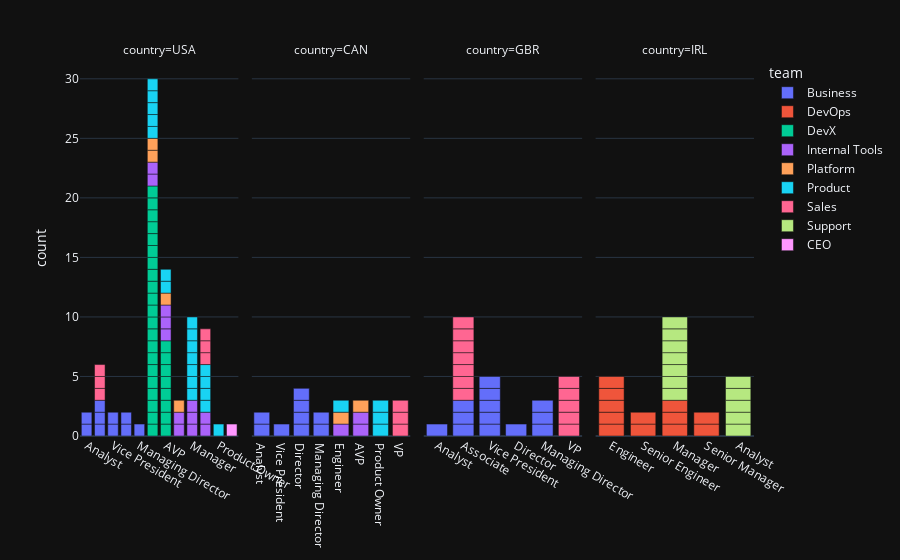

Notebook code for this chart:
### Code cell
import plotly.express as px

fig = px.bar(
    expanded_df,
    x="title",
    color="team",
    hover_name="name",
    hover_data=["team", "tz", "city","manager","languages"],
    facet_col="country",
    template="plotly_dark",
)
fig.update_xaxes(matches=None, title_text=None)

### Figure 1 — Plotly figure (JSON) as saved in the notebook; plotly's stock layout.template omitted (floating-point values rounded to 4 significant figures)
{"data": [{"alignmentgroup": "True", "customdata": [["Business", "EST", "New York", "Gwendolyn Hays", []], ["Business", "EST", "New York", "Dr. Nathaniel Kim MD", ["Python", "JavaScript"]], ["Business", "EST", "New York", "William Ponce", ["Scala", "Java"]], ["Business", "EST", "New York", "Dr. Nathaniel Kim MD", ["Python", "JavaScript", "Go"]], ["Business", "EST", "New York", "Dr. Nathaniel Kim MD", ["Java"]], ["Business", "EST", "New York", "Emma Jennings", ["Python", "Java"]], ["Business", "EST", "New York", "Gary Chambers", ["Java"]], ["Business", "EST", "New York", "Dr. Nathaniel Kim MD", []], ["Business", "EST", "New York", "Dr. Nathaniel Kim MD", ["Typescript"]], ["Business", "EST", "New York", "Aaron Alexander", ["Java"]]], "hovertemplate": "<b>%{hovertext}</b><br><br>team=%{customdata[0]}<br>country=USA<br>title=%{x}<br>count=%{y}<br>tz=%{customdata[1]}<br>city=%{customdata[2]}<br>manager=%{customdata[3]}<br>languages=%{customdata[4]}<extra></extra>", "hovertext": ["Kimberly Sanchez", "Gabriel Payne", "Melissa Matthews", "Johnny Villegas", "Robin Dean", "Jason Chavez", "Brittney Klein", "Maria Shelton", "Richard Bennett", "Emma Jennings"], "legendgroup": "Business", "marker": {"color": "#636efa", "pattern": {"shape": ""}}, "name": "Business", "offsetgroup": "Business", "orientation": "v", "showlegend": true, "textposition": "auto", "type": "bar", "x": ["Analyst", "Analyst", "Associate", "Associate", "Associate", "Vice President", "Vice President", "Director", "Director", "Managing Director"], "xaxis": "x", "y": [1, 1, 1, 1, 1, 1, 1, 1, 1, 1], "yaxis": "y"}, {"alignmentgroup": "True", "customdata": [["Business", "EST", "Toronto", "Dr. Nathaniel Kim MD", ["JavaScript", "Java"]], ["Business", "EST", "Toronto", "Gary Chambers", ["Java"]], ["Business", "EST", "Toronto", "Dr. Nathaniel Kim MD", ["Scala", "JavaScript", "Go", "Java"]], ["Business", "EST", "Toronto", "Dr. Nathaniel Kim MD", ["Python", "JavaScript"]], ["Business", "EST", "Toronto", "Dr. Nathaniel Kim MD", ["Python", "Scala", "JavaScript", "Typescript", "Java"]], ["Business", "EST", "Toronto", "Gary Chambers", ["Python", "JavaScript", "Typescript"]], ["Business", "EST", "Toronto", "Gary Chambers", ["Python", "JavaScript", "Typescript"]], ["Business", "EST", "Toronto", "Emma Jennings", []], ["Business", "EST", "Toronto", "Emma Jennings", []]], "hovertemplate": "<b>%{hovertext}</b><br><br>team=%{customdata[0]}<br>country=CAN<br>title=%{x}<br>count=%{y}<br>tz=%{customdata[1]}<br>city=%{customdata[2]}<br>manager=%{customdata[3]}<br>languages=%{customdata[4]}<extra></extra>", "hovertext": ["Jacqueline Adkins", "Kim Rowland", "Maria Hardin", "Richard Wright", "Tyler Salazar", "Gabrielle Harrison", "Taylor Martinez", "Shelby Hess", "Gary Chambers"], "legendgroup": "Business", "marker": {"color": "#636efa", "pattern": {"shape": ""}}, "name": "Business", "offsetgroup": "Business", "orientation": "v", "showlegend": false, "textposition": "auto", "type": "bar", "x": ["Analyst", "Analyst", "Vice President", "Director", "Director", "Director", "Director", "Managing Director", "Managing Director"], "xaxis": "x2", "y": [1, 1, 1, 1, 1, 1, 1, 1, 1], "yaxis": "y2"}, {"alignmentgroup": "True", "customdata": [["Business", "UTC", "London", "Dr. Nathaniel Kim MD", ["JavaScript", "Java"]], ["Business", "UTC", "London", "Dr. Nathaniel Kim MD", ["Python", "Scala", "Typescript", "Java"]], ["Business", "UTC", "London", "Gary Chambers", ["Scala", "Java"]], ["Business", "UTC", "London", "Gary Chambers", ["Python", "Scala", "Typescript"]], ["Business", "UTC", "London", "Aaron Alexander", ["Python", "JavaScript", "Typescript"]], ["Business", "UTC", "London", "Dr. Nathaniel Kim MD", ["Go", "Java"]], ["Business", "UTC", "London", "Dr. Nathaniel Kim MD", ["Python"]], ["Business", "UTC", "London", "Gary Chambers", []], ["Business", "UTC", "London", "Gary Chambers", []], ["Business", "UTC", "London", "Shelby Hess", ["JavaScript", "Java"]], ["Business", "UTC", "London", "Emma Jennings", ["Python", "Typescript", "Java"]], ["Business", "UTC", "London", "Emma Jennings", ["JavaScript", "Java"]], ["Business", "UTC", "London", "Emma Jennings", []]], "hovertemplate": "<b>%{hovertext}</b><br><br>team=%{customdata[0]}<br>country=GBR<br>title=%{x}<br>count=%{y}<br>tz=%{customdata[1]}<br>city=%{customdata[2]}<br>manager=%{customdata[3]}<br>languages=%{customdata[4]}<extra></extra>", "hovertext": ["Ashley Meyer", "Terrence Martin", "Jasmine Reynolds", "Debra Snyder", "Gwendolyn Hays", "Michael Collins", "Amy Thomas", "Anita Allen", "Ryan Stewart", "Nicholas Chambers", "William Ponce", "Dr. Nathaniel Kim MD", "Catherine Lopez"], "legendgroup": "Business", "marker": {"color": "#636efa", "pattern": {"shape": ""}}, "name": "Business", "offsetgroup": "Business", "orientation": "v", "showlegend": false, "textposition": "auto", "type": "bar", "x": ["Analyst", "Associate", "Associate", "Associate", "Vice President", "Vice President", "Vice President", "Vice President", "Vice President", "Director", "Managing Director", "Managing Director", "Managing Director"], "xaxis": "x3", "y": [1, 1, 1, 1, 1, 1, 1, 1, 1, 1, 1, 1, 1], "yaxis": "y3"}, {"alignmentgroup": "True", "customdata": [["DevOps", "UTC", "Dublin", "Michael Gates", ["JavaScript", "Java"]], ["DevOps", "UTC", "Dublin", "Madison Higgins", ["Python", "JavaScript", "Java"]], ["DevOps", "UTC", "Dublin", "Madison Higgins", ["Python", "JavaScript", "Erlang"]], ["DevOps", "UTC", "Dublin", "Madison Higgins", ["Scala", "JavaScript"]], ["DevOps", "UTC", "Dublin", "James Anderson", []], ["DevOps", "UTC", "Dublin", "Aaron Alexander", ["Scala", "JavaScript", "Java"]], ["DevOps", "UTC", "Dublin", "Joanne Bridges", []], ["DevOps", "UTC", "Dublin", "Aaron Alexander", ["Go"]], ["DevOps", "UTC", "Dublin", "Madison Higgins", ["JavaScript", "Java"]], ["DevOps", "UTC", "Dublin", "James Anderson", ["Python", "JavaScript", "Java"]], ["DevOps", "UTC", "Dublin", "Aaron Alexander", ["Python", "Java"]], ["DevOps", "UTC", "Dublin", "Joanne Bridges", ["Python", "Typescript", "Java"]]], "hovertemplate": "<b>%{hovertext}</b><br><br>team=%{customdata[0]}<br>country=IRL<br>title=%{x}<br>count=%{y}<br>tz=%{customdata[1]}<br>city=%{customdata[2]}<br>manager=%{customdata[3]}<br>languages=%{customdata[4]}<extra></extra>", "hovertext": ["Brandon Harper", "Terry Lane", "Sarah Moore", "Matthew Bowman", "Heather Sanchez", "Michael Gates", "Barbara Guzman", "Madison Higgins", "Victoria Bowers", "Yolanda Brown", "Joanne Bridges", "James Anderson"], "legendgroup": "DevOps", "marker": {"color": "#EF553B", "pattern": {"shape": ""}}, "name": "DevOps", "offsetgroup": "DevOps", "orientation": "v", "showlegend": true, "textposition": "auto", "type": "bar", "x": ["Engineer", "Engineer", "Engineer", "Engineer", "Engineer", "Senior Engineer", "Senior Engineer", "Manager", "Manager", "Manager", "Senior Manager", "Senior Manager"], "xaxis": "x4", "y": [1, 1, 1, 1, 1, 1, 1, 1, 1, 1, 1, 1], "yaxis": "y4"}, {"alignmentgroup": "True", "customdata": [["DevX", "EST", "Fort Lauderdale", "Aaron Alexander", ["Python", "Go", "Typescript"]], ["DevX", "EST", "Fort Lauderdale", "Karen Day", ["Python"]], ["DevX", "EST", "Fort Lauderdale", "Karen Day", ["Python", "JavaScript", "Typescript", "Elixir"]], ["DevX", "EST", "Fort Lauderdale", "David Mack", []], ["DevX", "EST", "Fort Lauderdale", "David Mack", ["Python", "Scala", "Typescript", "Java"]], ["DevX", "EST", "Fort Lauderdale", "Rebecca Mccarthy", ["Scala", "Java"]], ["DevX", "EST", "Fort Lauderdale", "Rebecca Mccarthy", ["Python", "Scala", "JavaScript", "Typescript", "Java"]], ["DevX", "EST", "Fort Lauderdale", "Rebecca Mccarthy", ["Python"]], ["DevX", "EST", "Fort Lauderdale", "Rebecca Mccarthy", ["Python", "Scala"]], ["DevX", "EST", "Fort Lauderdale", "Crystal Walker", []], ["DevX", "EST", "Fort Lauderdale", "Crystal Walker", ["Typescript", "Java"]], ["DevX", "EST", "Fort Lauderdale", "Crystal Walker", ["Typescript", "Erlang"]], ["DevX", "EST", "Fort Lauderdale", "Alyssa Rodriguez", []], ["DevX", "EST", "Fort Lauderdale", "Alyssa Rodriguez", ["Python", "Scala", "Java"]], ["DevX", "EST", "Fort Lauderdale", "Alyssa Rodriguez", ["Scala", "Go", "Java"]], ["DevX", "EST", "Fort Lauderdale", "Annette Scott", ["Go", "JavaScript"]], ["DevX", "EST", "Fort Lauderdale", "Martin Drake", ["Python", "JavaScript", "Java"]], ["DevX", "EST", "Fort Lauderdale", "Martin Drake", ["JavaScript", "Typescript"]], ["DevX", "EST", "Fort Lauderdale", "Martin Drake", ["JavaScript"]], ["DevX", "EST", "Fort Lauderdale", "Martin Drake", ["JavaScript"]], ["DevX", "EST", "Fort Lauderdale", "Harold Schultz", ["Python", "Go", "Typescript", "Java"]], ["DevX", "EST", "Fort Lauderdale", "Aaron Alexander", ["Scala", "Typescript", "Java"]], ["DevX", "EST", "Fort Lauderdale", "Karen Day", ["JavaScript"]], ["DevX", "EST", "Fort Lauderdale", "Karen Day", []], ["DevX", "EST", "Fort Lauderdale", "Karen Day", ["Typescript"]], ["DevX", "EST", "Fort Lauderdale", "Karen Day", []], ["DevX", "EST", "Fort Lauderdale", "Karen Day", ["Typescript"]], ["DevX", "EST", "Fort Lauderdale", "Karen Day", ["Python", "Scala", "Typescript"]], ["DevX", "EST", "Fort Lauderdale", "Karen Day", ["Typescript"]]], "hovertemplate": "<b>%{hovertext}</b><br><br>team=%{customdata[0]}<br>country=USA<br>title=%{x}<br>count=%{y}<br>tz=%{customdata[1]}<br>city=%{customdata[2]}<br>manager=%{customdata[3]}<br>languages=%{customdata[4]}<extra></extra>", "hovertext": ["Keith Maldonado", "Sara Mccoy", "Christopher Henderson", "Charlene Preston", "Emily Gonzales", "Nicole Jenkins", "Amanda Roberts", "Samantha Flores", "Mrs. Sandra Martin", "James Sanchez", "Cynthia Morrison", "Tiffany Perkins", "Kelly Santos", "Daniel Brown", "Tiffany Austin", "Tiffany Cohen", "Sarah Leblanc", "Stephen Mclaughlin", "Christian Rowe", "Randy Powell", "Sharon Rhodes", "Karen Day", "David Mack", "Rebecca Mccarthy", "Crystal Walker", "Alyssa Rodriguez", "Annette Scott", "Martin Drake", "Harold Schultz"], "legendgroup": "DevX", "marker": {"color": "#00cc96", "pattern": {"shape": ""}}, "name": "DevX", "offsetgroup": "DevX", "orientation": "v", "showlegend": true, "textposition": "auto", "type": "bar", "x": ["Engineer", "Engineer", "Engineer", "Engineer", "Engineer", "Engineer", "Engineer", "Engineer", "Engineer", "Engineer", "Engineer", "Engineer", "Engineer", "Engineer", "Engineer", "Engineer", "Engineer", "Engineer", "Engineer", "Engineer", "Engineer", "AVP", "AVP", "AVP", "AVP", "AVP", "AVP", "AVP", "AVP"], "xaxis": "x", "y": [1, 1, 1, 1, 1, 1, 1, 1, 1, 1, 1, 1, 1, 1, 1, 1, 1, 1, 1, 1, 1, 1, 1, 1, 1, 1, 1, 1, 1], "yaxis": "y"}, {"alignmentgroup": "True", "customdata": [["Internal Tools", "PST", "Seattle", "Marissa Brown", ["Go", "Python", "JavaScript", "Typescript", "Java"]], ["Internal Tools", "PST", "Seattle", "Victoria Thomas", []], ["Internal Tools", "PST", "Seattle", "Victoria Thomas", ["Typescript"]], ["Internal Tools", "PST", "Seattle", "Victoria Thomas", ["Scala", "Go"]], ["Internal Tools", "PST", "Seattle", "Marissa Brown", ["Python"]], ["Internal Tools", "PST", "Seattle", "Marissa Brown", []], ["Internal Tools", "PST", "Seattle", "Victoria Thomas", ["Java"]], ["Internal Tools", "PST", "Seattle", "Aaron Alexander", ["JavaScript", "Java"]], ["Internal Tools", "PST", "Seattle", "Victoria Thomas", []], ["Internal Tools", "PST", "Seattle", "Victoria Thomas", ["JavaScript", "Typescript", "Java"]], ["Internal Tools", "PST", "Seattle", "Aaron Alexander", ["JavaScript"]], ["Internal Tools", "PST", "Seattle", "Marissa Brown", []]], "hovertemplate": "<b>%{hovertext}</b><br><br>team=%{customdata[0]}<br>country=USA<br>title=%{x}<br>count=%{y}<br>tz=%{customdata[1]}<br>city=%{customdata[2]}<br>manager=%{customdata[3]}<br>languages=%{customdata[4]}<extra></extra>", "hovertext": ["Emily Glass", "Jeremy Garrett", "Rebecca Cook", "Christopher Griffith", "Wesley Gomez", "Brian Brooks", "Timothy Mullins", "Cassandra Harrington", "Melissa Conley", "Jason Peters", "Marissa Brown", "Victoria Thomas"], "legendgroup": "Internal Tools", "marker": {"color": "#ab63fa", "pattern": {"shape": ""}}, "name": "Internal Tools", "offsetgroup": "Internal Tools", "orientation": "v", "showlegend": true, "textposition": "auto", "type": "bar", "x": ["Engineer", "Engineer", "Senior Engineer", "Senior Engineer", "Manager", "Manager", "Manager", "AVP", "AVP", "AVP", "VP", "VP"], "xaxis": "x", "y": [1, 1, 1, 1, 1, 1, 1, 1, 1, 1, 1, 1], "yaxis": "y"}, {"alignmentgroup": "True", "customdata": [["Internal Tools", "EST", "Toronto", "Victoria Thomas", ["Python", "JavaScript", "Typescript", "Java"]], ["Internal Tools", "EST", "Toronto", "Victoria Thomas", []], ["Internal Tools", "EST", "Toronto", "Victoria Thomas", ["Scala"]]], "hovertemplate": "<b>%{hovertext}</b><br><br>team=%{customdata[0]}<br>country=CAN<br>title=%{x}<br>count=%{y}<br>tz=%{customdata[1]}<br>city=%{customdata[2]}<br>manager=%{customdata[3]}<br>languages=%{customdata[4]}<extra></extra>", "hovertext": ["Kathryn Garcia", "Charles Duncan", "Ryan Lopez"], "legendgroup": "Internal Tools", "marker": {"color": "#ab63fa", "pattern": {"shape": ""}}, "name": "Internal Tools", "offsetgroup": "Internal Tools", "orientation": "v", "showlegend": false, "textposition": "auto", "type": "bar", "x": ["Engineer", "AVP", "AVP"], "xaxis": "x2", "y": [1, 1, 1], "yaxis": "y2"}, {"alignmentgroup": "True", "customdata": [["Platform", "PST", "Seattle", "Bruce Gutierrez", ["Scala"]], ["Platform", "PST", "Seattle", "Bruce Gutierrez", ["Typescript", "Java"]], ["Platform", "PST", "Seattle", "Aaron Alexander", ["Python", "Java"]], ["Platform", "PST", "Seattle", "Melanie Moore", ["JavaScript", "Java"]]], "hovertemplate": "<b>%{hovertext}</b><br><br>team=%{customdata[0]}<br>country=USA<br>title=%{x}<br>count=%{y}<br>tz=%{customdata[1]}<br>city=%{customdata[2]}<br>manager=%{customdata[3]}<br>languages=%{customdata[4]}<extra></extra>", "hovertext": ["Richard Chandler", "Gina Pratt", "Aaron Brooks", "Bruce Gutierrez"], "legendgroup": "Platform", "marker": {"color": "#FFA15A", "pattern": {"shape": ""}}, "name": "Platform", "offsetgroup": "Platform", "orientation": "v", "showlegend": true, "textposition": "auto", "type": "bar", "x": ["Engineer", "Engineer", "Senior Engineer", "AVP"], "xaxis": "x", "y": [1, 1, 1, 1], "yaxis": "y"}, {"alignmentgroup": "True", "customdata": [["Platform", "EST", "Toronto", "Aaron Brooks", ["Python"]], ["Platform", "EST", "Toronto", "Aaron Alexander", ["Typescript"]]], "hovertemplate": "<b>%{hovertext}</b><br><br>team=%{customdata[0]}<br>country=CAN<br>title=%{x}<br>count=%{y}<br>tz=%{customdata[1]}<br>city=%{customdata[2]}<br>manager=%{customdata[3]}<br>languages=%{customdata[4]}<extra></extra>", "hovertext": ["Lisa Hayes", "Melanie Moore"], "legendgroup": "Platform", "marker": {"color": "#FFA15A", "pattern": {"shape": ""}}, "name": "Platform", "offsetgroup": "Platform", "orientation": "v", "showlegend": false, "textposition": "auto", "type": "bar", "x": ["Engineer", "AVP"], "xaxis": "x2", "y": [1, 1], "yaxis": "y2"}, {"alignmentgroup": "True", "customdata": [["Product", "PST", "Seattle", "Jessica Perry", ["Python", "Scala", "Typescript", "Java"]], ["Product", "PST", "Seattle", "Cody Alvarez", ["Scala", "Go", "JavaScript", "Java"]], ["Product", "PST", "Seattle", "Christian Navarro", ["Scala", "Java"]], ["Product", "PST", "Seattle", "Christian Navarro", ["Scala"]], ["Product", "EST", "New York", "Christian Navarro", ["JavaScript"]], ["Product", "PST", "Seattle", "Jessica Perry", ["Python"]], ["Product", "PST", "Seattle", "Jessica Perry", []], ["Product", "EST", "New York", "Christian Navarro", []], ["Product", "PST", "Seattle", "Christian Navarro", ["Python", "JavaScript", "Typescript"]], ["Product", "EST", "New York", "Christian Navarro", ["JavaScript"]], ["Product", "PST", "Seattle", "Christian Navarro", ["Go", "Python", "Scala", "Typescript", "Java"]], ["Product", "EST", "New York", "Christian Navarro", ["Python", "Go", "JavaScript"]], ["Product", "PST", "Seattle", "Jessica Perry", ["Python", "Typescript", "Java"]], ["Product", "PST", "Seattle", "Aaron Alexander", []], ["Product", "PST", "Seattle", "Christian Navarro", ["Scala", "Java"]], ["Product", "EST", "New York", "Aaron Alexander", ["Go", "Java"]], ["Product", "EST", "New York", "Brandon Page", ["JavaScript", "Typescript", "Java"]], ["Product", "EST", "New York", "Brandon Page", ["Scala", "JavaScript"]], ["Product", "EST", "New York", "Brandon Page", ["Python", "Typescript"]]], "hovertemplate": "<b>%{hovertext}</b><br><br>team=%{customdata[0]}<br>country=USA<br>title=%{x}<br>count=%{y}<br>tz=%{customdata[1]}<br>city=%{customdata[2]}<br>manager=%{customdata[3]}<br>languages=%{customdata[4]}<extra></extra>", "hovertext": ["Brandon West", "Amy Woods", "Andrea Schultz", "Cassandra Rios", "Angela Casey", "Vicki Blankenship", "Lisa Jackson", "Melissa Gallagher", "Amber Kelly", "Brett Smith", "Sara Rodriguez", "Sue Guerrero", "Brandon Ortiz", "Jessica Perry", "James Moore", "Brandon Page", "Cody Alvarez", "Kevin Wall", "Christian Navarro"], "legendgroup": "Product", "marker": {"color": "#19d3f3", "pattern": {"shape": ""}}, "name": "Product", "offsetgroup": "Product", "orientation": "v", "showlegend": true, "textposition": "auto", "type": "bar", "x": ["Engineer", "Engineer", "Engineer", "Engineer", "Engineer", "Manager", "Manager", "Manager", "Manager", "Manager", "Manager", "Manager", "Product Owner", "AVP", "AVP", "VP", "VP", "VP", "VP"], "xaxis": "x", "y": [1, 1, 1, 1, 1, 1, 1, 1, 1, 1, 1, 1, 1, 1, 1, 1, 1, 1, 1], "yaxis": "y"}, {"alignmentgroup": "True", "customdata": [["Product", "EST", "Toronto", "Kevin Wall", []], ["Product", "EST", "Toronto", "Jessica Perry", ["JavaScript", "Typescript"]], ["Product", "EST", "Toronto", "Jessica Perry", ["Scala", "Java"]], ["Product", "EST", "Toronto", "Cody Alvarez", []]], "hovertemplate": "<b>%{hovertext}</b><br><br>team=%{customdata[0]}<br>country=CAN<br>title=%{x}<br>count=%{y}<br>tz=%{customdata[1]}<br>city=%{customdata[2]}<br>manager=%{customdata[3]}<br>languages=%{customdata[4]}<extra></extra>", "hovertext": ["Melissa Dominguez", "Paula Matthews", "Lisa Johnson", "Jeffery Jenkins"], "legendgroup": "Product", "marker": {"color": "#19d3f3", "pattern": {"shape": ""}}, "name": "Product", "offsetgroup": "Product", "orientation": "v", "showlegend": false, "textposition": "auto", "type": "bar", "x": ["Engineer", "Product Owner", "Product Owner", "Product Owner"], "xaxis": "x2", "y": [1, 1, 1, 1], "yaxis": "y2"}, {"alignmentgroup": "True", "customdata": [["Sales", "EST", "New York", "Kyle Graves", ["JavaScript", "Typescript", "Java"]], ["Sales", "EST", "New York", "Kyle Graves", ["Python", "JavaScript", "Typescript", "Java"]], ["Sales", "EST", "New York", "Zachary Edwards", ["Python"]], ["Sales", "EST", "New York", "Brian Lopez", ["Go", "JavaScript", "Java"]], ["Sales", "EST", "New York", "Brian Lopez", ["Python", "Typescript", "Java"]], ["Sales", "EST", "New York", "Brian Lopez", ["JavaScript", "Typescript", "Java"]]], "hovertemplate": "<b>%{hovertext}</b><br><br>team=%{customdata[0]}<br>country=USA<br>title=%{x}<br>count=%{y}<br>tz=%{customdata[1]}<br>city=%{customdata[2]}<br>manager=%{customdata[3]}<br>languages=%{customdata[4]}<extra></extra>", "hovertext": ["April Williams", "Stephanie Howard", "Joshua Hodges", "Lauren Sanchez", "Catherine Carter", "Angela Cole"], "legendgroup": "Sales", "marker": {"color": "#FF6692", "pattern": {"shape": ""}}, "name": "Sales", "offsetgroup": "Sales", "orientation": "v", "showlegend": true, "textposition": "auto", "type": "bar", "x": ["Associate", "Associate", "Associate", "VP", "VP", "VP"], "xaxis": "x", "y": [1, 1, 1, 1, 1, 1], "yaxis": "y"}, {"alignmentgroup": "True", "customdata": [["Sales", "EST", "Toronto", "Aaron Alexander", ["JavaScript", "Go", "Typescript"]], ["Sales", "EST", "Toronto", "Brian Lopez", ["JavaScript", "Typescript", "Java"]], ["Sales", "EST", "Toronto", "Brian Lopez", ["Python", "Typescript"]]], "hovertemplate": "<b>%{hovertext}</b><br><br>team=%{customdata[0]}<br>country=CAN<br>title=%{x}<br>count=%{y}<br>tz=%{customdata[1]}<br>city=%{customdata[2]}<br>manager=%{customdata[3]}<br>languages=%{customdata[4]}<extra></extra>", "hovertext": ["Brian Lopez", "Kyle Graves", "James Noble"], "legendgroup": "Sales", "marker": {"color": "#FF6692", "pattern": {"shape": ""}}, "name": "Sales", "offsetgroup": "Sales", "orientation": "v", "showlegend": false, "textposition": "auto", "type": "bar", "x": ["VP", "VP", "VP"], "xaxis": "x2", "y": [1, 1, 1], "yaxis": "y2"}, {"alignmentgroup": "True", "customdata": [["Sales", "UTC", "London", "Brian Lopez", ["Typescript"]], ["Sales", "UTC", "London", "Kyle Graves", []], ["Sales", "UTC", "London", "Kyle Graves", []], ["Sales", "UTC", "London", "Kyle Graves", ["Python", "JavaScript", "Typescript", "Java"]], ["Sales", "UTC", "London", "Kyle Graves", ["Python", "Scala", "JavaScript"]], ["Sales", "UTC", "London", "Kyle Graves", ["Scala", "Java"]], ["Sales", "UTC", "London", "Patrick Duran", ["JavaScript", "Java"]], ["Sales", "UTC", "London", "Brian Lopez", ["Python", "Scala"]], ["Sales", "UTC", "London", "Brian Lopez", ["Python", "JavaScript"]], ["Sales", "UTC", "London", "Brian Lopez", ["Python"]], ["Sales", "UTC", "London", "Brian Lopez", ["Python"]], ["Sales", "UTC", "London", "Brian Lopez", ["JavaScript"]]], "hovertemplate": "<b>%{hovertext}</b><br><br>team=%{customdata[0]}<br>country=GBR<br>title=%{x}<br>count=%{y}<br>tz=%{customdata[1]}<br>city=%{customdata[2]}<br>manager=%{customdata[3]}<br>languages=%{customdata[4]}<extra></extra>", "hovertext": ["Jesse Fisher", "Erica Pena", "Natasha Wilson", "Michael Craig", "Janet Ford", "Amy Johnson", "Susan Myers", "Michael Harvey", "Patrick Duran", "Kyle Webb", "Zachary Edwards", "Jonathan Hernandez"], "legendgroup": "Sales", "marker": {"color": "#FF6692", "pattern": {"shape": ""}}, "name": "Sales", "offsetgroup": "Sales", "orientation": "v", "showlegend": false, "textposition": "auto", "type": "bar", "x": ["Associate", "Associate", "Associate", "Associate", "Associate", "Associate", "Associate", "VP", "VP", "VP", "VP", "VP"], "xaxis": "x3", "y": [1, 1, 1, 1, 1, 1, 1, 1, 1, 1, 1, 1], "yaxis": "y3"}, {"alignmentgroup": "True", "customdata": [["Support", "UTC", "Dublin", "Jason Burton", []], ["Support", "UTC", "Dublin", "Jason Burton", ["Python", "JavaScript", "Typescript", "Java"]], ["Support", "UTC", "Dublin", "Alicia Lee", []], ["Support", "UTC", "Dublin", "Alicia Lee", ["Go", "JavaScript"]], ["Support", "UTC", "Dublin", "Miranda Mendoza", ["JavaScript", "Java"]], ["Support", "UTC", "Dublin", "Aaron Alexander", []], ["Support", "UTC", "Dublin", "Jason Burton", ["Python", "JavaScript", "Go", "Java"]], ["Support", "UTC", "Dublin", "Jason Burton", ["Python", "Typescript"]], ["Support", "UTC", "Dublin", "Jason Burton", ["JavaScript", "Typescript", "Java"]], ["Support", "UTC", "Dublin", "Jason Burton", ["Python"]], ["Support", "UTC", "Dublin", "Jason Burton", []], ["Support", "UTC", "Dublin", "Jason Burton", ["Python", "JavaScript", "Typescript", "Java"]]], "hovertemplate": "<b>%{hovertext}</b><br><br>team=%{customdata[0]}<br>country=IRL<br>title=%{x}<br>count=%{y}<br>tz=%{customdata[1]}<br>city=%{customdata[2]}<br>manager=%{customdata[3]}<br>languages=%{customdata[4]}<extra></extra>", "hovertext": ["Susan Hamilton", "Tammy Bryant", "Gina Taylor", "Christopher Brown", "Desiree Hutchinson", "Jason Burton", "Peter Lee", "Crystal Ferguson", "Mary Contreras", "Alicia Lee", "Miranda Mendoza", "Angela Phelps"], "legendgroup": "Support", "marker": {"color": "#B6E880", "pattern": {"shape": ""}}, "name": "Support", "offsetgroup": "Support", "orientation": "v", "showlegend": true, "textposition": "auto", "type": "bar", "x": ["Analyst", "Analyst", "Analyst", "Analyst", "Analyst", "Manager", "Manager", "Manager", "Manager", "Manager", "Manager", "Manager"], "xaxis": "x4", "y": [1, 1, 1, 1, 1, 1, 1, 1, 1, 1, 1, 1], "yaxis": "y4"}, {"alignmentgroup": "True", "customdata": [["CEO", "EST", "Fort Lauderdale", "Aaron Alexander", ["Python", "Go", "Java"]]], "hovertemplate": "<b>%{hovertext}</b><br><br>team=%{customdata[0]}<br>country=USA<br>title=%{x}<br>count=%{y}<br>tz=%{customdata[1]}<br>city=%{customdata[2]}<br>manager=%{customdata[3]}<br>languages=%{customdata[4]}<extra></extra>", "hovertext": ["Aaron Alexander"], "legendgroup": "CEO", "marker": {"color": "#FF97FF", "pattern": {"shape": ""}}, "name": "CEO", "offsetgroup": "CEO", "orientation": "v", "showlegend": true, "textposition": "auto", "type": "bar", "x": ["CEO"], "xaxis": "x", "y": [1], "yaxis": "y"}], "layout": {"annotations": [{"font": {}, "showarrow": false, "text": "country=USA", "x": 0.1175, "xanchor": "center", "xref": "paper", "y": 1, "yanchor": "bottom", "yref": "paper"}, {"font": {}, "showarrow": false, "text": "country=CAN", "x": 0.3725, "xanchor": "center", "xref": "paper", "y": 1, "yanchor": "bottom", "yref": "paper"}, {"font": {}, "showarrow": false, "text": "country=GBR", "x": 0.6275, "xanchor": "center", "xref": "paper", "y": 1, "yanchor": "bottom", "yref": "paper"}, {"font": {}, "showarrow": false, "text": "country=IRL", "x": 0.8825, "xanchor": "center", "xref": "paper", "y": 1, "yanchor": "bottom", "yref": "paper"}], "barmode": "relative", "legend": {"title": {"text": "team"}, "tracegroupgap": 0}, "margin": {"t": 60}, "xaxis": {"anchor": "y", "domain": [0, 0.235], "title": {}}, "xaxis2": {"anchor": "y2", "domain": [0.255, 0.49], "title": {}}, "xaxis3": {"anchor": "y3", "domain": [0.51, 0.745], "title": {}}, "xaxis4": {"anchor": "y4", "domain": [0.765, 1.0], "title": {}}, "yaxis": {"anchor": "x", "domain": [0, 1], "title": {"text": "count"}}, "yaxis2": {"anchor": "x2", "domain": [0, 1], "matches": "y", "showticklabels": false}, "yaxis3": {"anchor": "x3", "domain": [0, 1], "matches": "y", "showticklabels": false}, "yaxis4": {"anchor": "x4", "domain": [0, 1], "matches": "y", "showticklabels": false}}}
